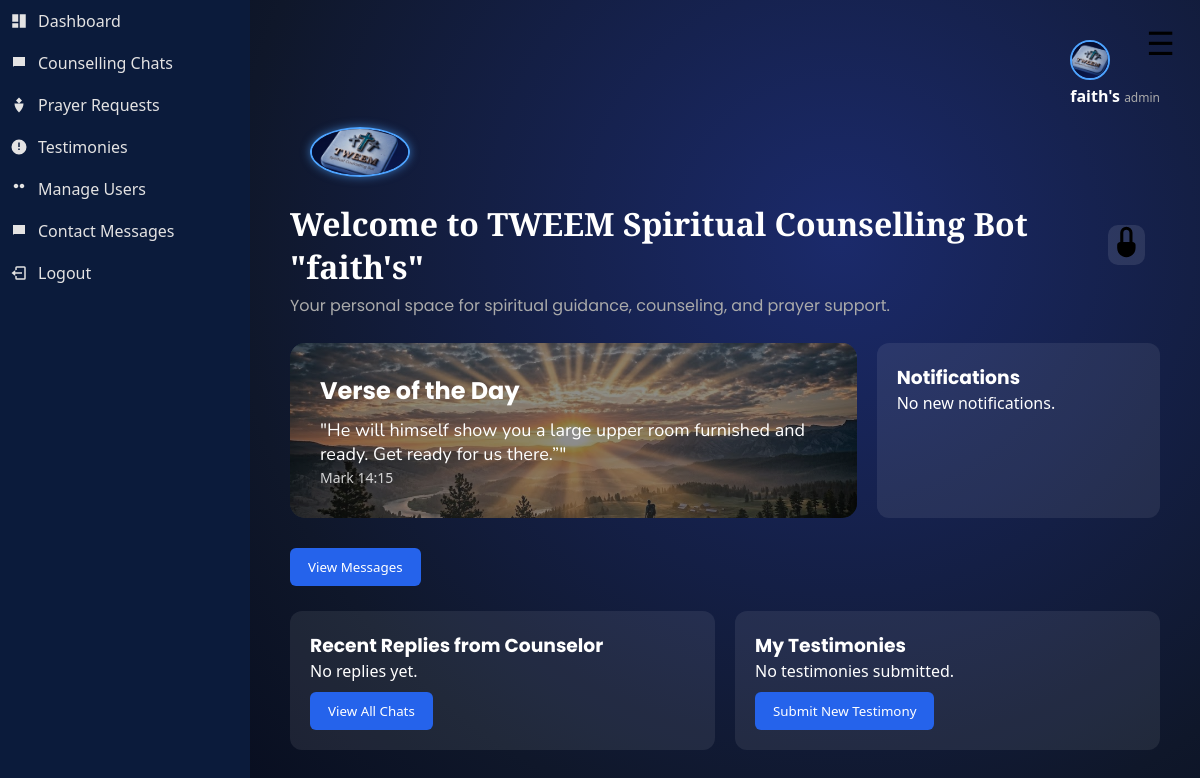
The app's page /dashboard (signed in) with its own data.
### tables this page shows
CREATE TABLE users (
            id INTEGER PRIMARY KEY AUTOINCREMENT,
            name TEXT NOT NULL,
            email TEXT UNIQUE NOT NULL,
            password TEXT NOT NULL
        , role TEXT DEFAULT 'user', profile_pic TEXT, is_verified INTEGER DEFAULT 0, status TEXT DEFAULT 'active', warning TEXT DEFAULT '', reset_token TEXT);

CREATE TABLE daily_verse (
    id INTEGER PRIMARY KEY,
    verse_text TEXT,
    verse_ref TEXT,
    date TEXT
);

### app.py (the view, shortened to what this page needs)
@app.route("/dashboard")
def dashboard():
    if "user_id" not in session:
        return redirect(url_for("login"))
    import requests
    from datetime import date
    conn = sqlite3.connect("database.db")
    conn.row_factory = sqlite3.Row
    cursor = conn.cursor()
    user_id = session["user_id"]
    username = session["user_name"]
    cursor.execute("SELECT * FROM users WHERE id=?", (user_id,))
    user = cursor.fetchone()
    cursor.execute("""
    SELECT message, created_at
    FROM counselor_chats
    WHERE username=? AND sender='admin'
    ORDER BY created_at DESC
    LIMIT 5
    """, (username,))
    chats = cursor.fetchall()
    cursor.execute("""
    SELECT message, created_at
    FROM notifications
    WHERE user_id=?
    ORDER BY created_at DESC
    LIMIT 5
    """, (user_id,))
    notifications = cursor.fetchall()
    cursor.execute("""
    SELECT title, message, created_at
    FROM testimonies
    WHERE user_id=?
    ORDER BY created_at DESC
    LIMIT 5
    """, (user_id,))
    testimonies = cursor.fetchall()
    notifications = []
    for chat in chats:
        notifications.append("Counselor replied to your message")
    today = str(date.today())
    cursor.execute(
        "SELECT verse_text, verse_ref FROM daily_verse WHERE date=?",
        (today,)
    )
    saved_verse = cursor.fetchone()
    if saved_verse:
        verse_text = saved_verse["verse_text"]
        verse_ref = saved_verse["verse_ref"]
    conn.close()
    return render_template(
        "dashboard.html",
        chats=chats,
        testimonies=testimonies,
        verse_text=verse_text,
        verse_ref=verse_ref,
        user=user,
        notifications=notifications
    )

### app.py (called while the page is built)
@app.context_processor
def inject_user():
    if "user_id" in session:
        conn = sqlite3.connect("database.db")
        conn.row_factory = sqlite3.Row
        cursor = conn.cursor()
        cursor.execute("SELECT * FROM users WHERE id=?", (session["user_id"],))
        user = cursor.fetchone()
        conn.close()
        return dict(user=user)
    return dict(user=None)

### templates/dashboard.html (shortened to what this page needs)
{% extends "layout.html" %}
{% block content %}
<div class="dashboard-wrapper">
<img src="{{ url_for('static', filename='logo.jpg') }}" alt="Logo" class="header-logo">
</div>
<div class="welcome-bar">
<h1 class="welcome-title">
    Welcome to TWEEM Spiritual Counselling Bot "{{ session["user_name"] }}"
    <svg class="icon">
        <use href="#icon-wave"></use>
    </svg>
</h1>
<p>Your personal space for spiritual guidance, counseling, and prayer support.</p>
</div>
<div class="dashboard-grid">
<div class="verse-card">
<h2>Verse of the Day</h2>
<p class="verse-text">
"{{ verse_text }}"
</p>
<span class="verse-ref">
{{ verse_ref }}
</span>
</div>
<div class="reply-card">
<h3>Notifications</h3>
{% if notifications %}
<ul>
{% for note in notifications %}
<li>
    <strong>{{ note['message'] }}</strong><br>
    <small>{{ note['created_at'] }}</small>
</li>
{% endfor %}
</ul>
{% else %}
<p>No new notifications.</p>
{% endif %}
</div>
<a href="{{ url_for('counselor_chat') }}">
<button class="primary-btn">View Messages</button>
</a>
</div>
<div class="dashboard-bottom">
<div class="recent-card">
<h3>Recent Replies from Counselor</h3>
<ul>
{% if chats %}
{% for chat in chats %}
<li>
{{ chat.message }}
<small style="opacity:0.6;">{{ chat.created_at }}</small>
</li>
{% endfor %}
{% else %}
<p>No replies yet.</p>
{% endif %}
</ul>
<a href="{{ url_for('counselor_chat') }}">
<button class="primary-btn">View All Chats</button>
</a>
</div>
<div class="testimony-card">
<h3>My Testimonies</h3>
<ul>
{% if testimonies %}
{% for t in testimonies %}
<li>
<strong>{{ t.title }}</strong>
<br>
<small>{{ t.message[:60] }}...</small>
</li>
{% endfor %}
{% else %}
<p>No testimonies submitted.</p>
{% endif %}
</ul>
<a href="{{ url_for('testimony') }}">
<button class="primary-btn">Submit New Testimony</button>
</a>
</div>
</div>
</div>
{% endblock %}

### templates/layout.html (shortened to what this page needs)
<!DOCTYPE html>
<html lang="en">
<head>
    <link rel="stylesheet" href="{{ url_for('static', filename='css/style.css') }}">
    <link rel="stylesheet" href="{{ url_for('static', filename='css/mobile.css') }}">
</head>
<body class="light">
<div class="app">
<button id="menu-toggle-btn" onclick="toggleMenu()" class="menu-toggle-btn">☰</button>
    <aside class="sidebar" id="sidebar">
        <nav class="menu">
            {% if session.get("role") == "admin" %}
            <a href="/admin/dashboard">
                <svg><use href="#icon-dashboard"/></svg>
                Dashboard
            </a>
            <a href="/admin/chats">
                <svg><use href="#icon-chat"/></svg>
                Counselling Chats
            </a>
            <a href="/admin/prayers">
                <svg><use href="#icon-prayer"/></svg>
                Prayer Requests
            </a>
            <a href="/admin/testimonies">
                <svg><use href="#icon-testimony"/></svg>
                Testimonies
            </a>
            <a href="/admin/users">
                <svg><use href="#icon-users"/></svg>
                Manage Users
            </a>
            <a href="/admin/contacts">
                <svg><use href="#icon-chat"/></svg>
                Contact Messages
            </a>
            {% endif %}
            <a href="/logout">
                <svg><use href="#icon-logout"/></svg>
                Logout
            </a>
        </nav>
    </aside>
    <main class="content" id="content">
       <header class="topbar">
<div class="topbar-right">
<div class="topbar-right">
    <div class="admin-profile">
        <div class="profile-dropdown">
            <img
            src="{{ url_for('static', filename='uploads/' + user['profile_pic']) if user is defined and user['profile_pic'] else url_for('static', filename='logo.jpg') }}"
            class="profile-img"
            >
        <div class="admin-info">
            <span class="admin-name">{{ session.get("user_name", "User") }}</span>
            <span class="admin-role">{{ session.get("role", "Member") }}</span>
        </div>
</div>
</div>
</header>
        {% block content %}{% endblock %}
</body>
</html>

### static/css/mobile.css (style rules this page uses)
.menu-toggle-btn { position: fixed; top: 15px; right: 15px; z-index: 9999; font-size: 26px; background: transparent; color: #fff; border: none; padding: 6px 10px; border-radius: 6px; cursor: pointer; width: auto; }
@media (min-width: 769px) { .menu-toggle-btn { font-size: 32px; background: none; color: #000; } }

### records on screen
users: get "faith's", get "admin", user_name "faith's"
daily_verse: verse_text "He will himself show you a large upper room furnished and ready. Get ready for us there.”", verse_ref "Mark 14:15"
